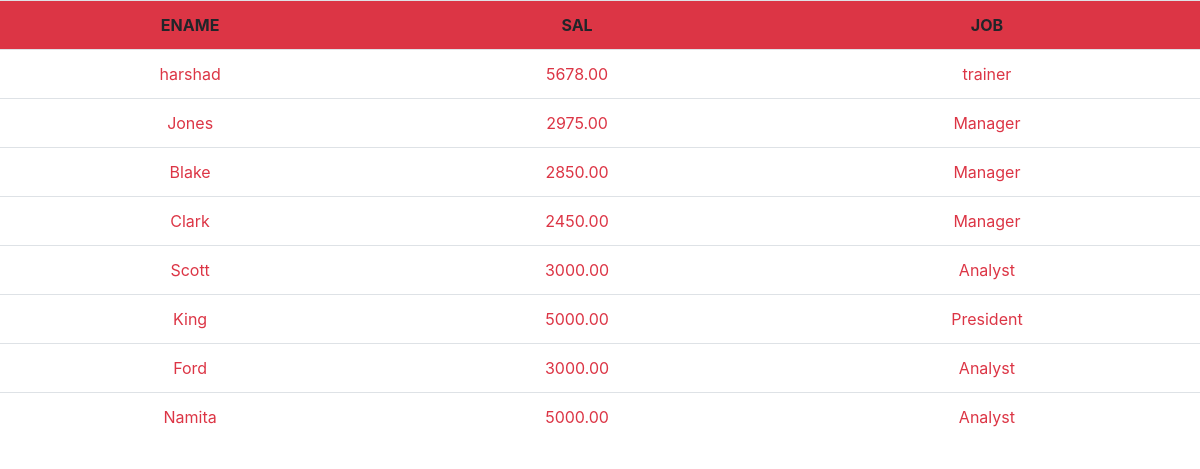
The app's page /specific_col/ with its own data.
### app/models.py (models this page shows, shortened)
class Emp(models.Model):
    empno=models.IntegerField(primary_key=True)
    ename=models.CharField(max_length=30)
    job=models.CharField(max_length=30)
    mgr=models.ForeignKey('self',on_delete=models.SET_NULL,null=True,blank=True)
    hiredate=models.DateField()
    sal=models.DecimalField(max_digits=10,decimal_places=2)
    comm=models.DecimalField(max_digits=10,decimal_places=2,null=True,blank=True)
    deptno=models.ForeignKey(Dept,on_delete=models.CASCADE)

### app/views.py (the view)
# urls.py: path("specific_col/",specific_col,name="specific_col"),
def specific_col(request):
    Q={"employee":Emp.objects.filter(job="Manager")}#casesensitive
    Q={"employee":Emp.objects.filter(sal__gte=2200)}
    return render(request,"specific_col.html",Q)

### templates/specific_col.html (shortened to what this page needs)
<!DOCTYPE html>
<html lang="en">
<head>
    <link rel="stylesheet" href="https://cdn.jsdelivr.net/npm/bootstrap@4.6.2/dist/css/bootstrap.min.css">
</head>
<body>
    <table class="table text-center">
        <tr class="bg-danger">
            <th>ENAME</th>
            <th>SAL</th>
            <th>JOB</th>
        </tr>
        {% for i in employee %}
        <tr class="text-danger">
            <td>{{i.ename}}</td>
            <td>{{i.sal}}</td>
            <td>{{i.job}}</td>
        </tr>
        {% endfor %}
    </table>
</body>
</html>

### records on screen
Emp: ename "harshad", sal "5678.00", job "trainer"
Emp: ename "Jones", sal "2975.00", job "Manager"
Emp: ename "Blake", sal "2850.00", job "Manager"
Emp: ename "Clark", sal "2450.00", job "Manager"
Emp: ename "Scott", sal "3000.00", job "Analyst"
Emp: ename "King", sal "5000.00", job "President"
Emp: ename "Ford", sal "3000.00", job "Analyst"
Emp: ename "Namita", sal "5000.00", job "Analyst"
